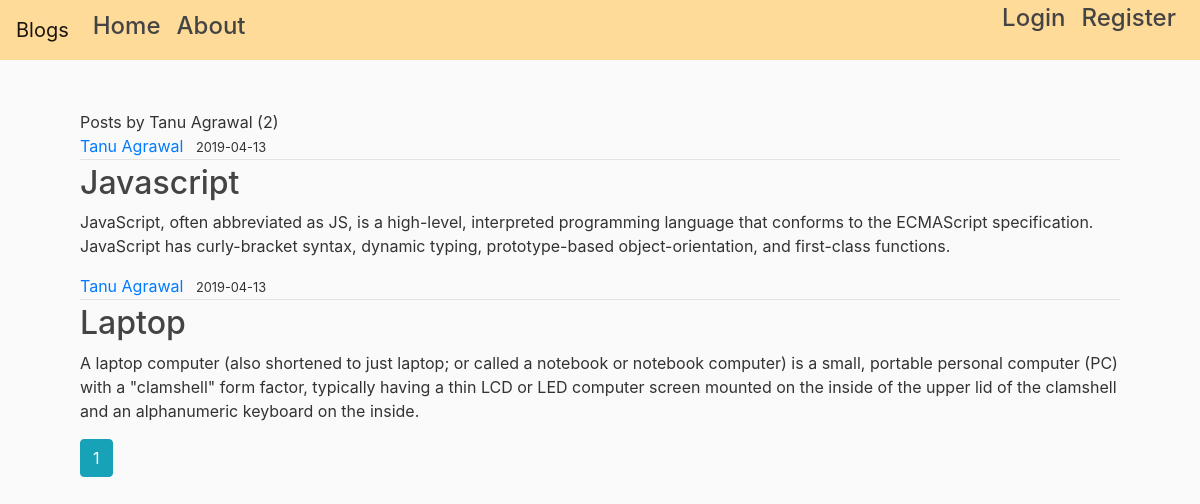
The app's page /user/Tanu Agrawal with its own data.
### blog/models.py (models this page shows, shortened)
class User(db.Model, UserMixin):
    id = db.Column(db.Integer, primary_key = True)
    username = db.Column(db.String(20),unique=True, nullable=False)
    email = db.Column(db.String(120),unique=True, nullable=False)
    image = db.Column(db.String(25), nullable=False, default = 'default.jpeg')
    password = db.Column(db.String(60), nullable=False)
    posts = db.relationship('Post', backref = 'author', lazy=True)

class Post(db.Model):
    id = db.Column(db.Integer, primary_key = True)
    title = db.Column(db.String(100),nullable = False)
    date_posted = db.Column(db.DateTime, nullable=False, default = datetime.utcnow)
    content = db.Column(db.Text, nullable = False)
    user_id = db.Column(db.Integer, db.ForeignKey('user.id'),nullable=False)

### blog/routes.py (the view)
@app.route("/user/<string:username>")
def user_posts(username):
    page= request.args.get('page', 1, type=int)
    user = User.query.filter_by(username=username).first_or_404()
    posts = Post.query.filter_by(author=user)\
        .order_by(Post.date_posted.desc())\
        .paginate(page=page, per_page=5)
    return render_template('user_posts.html', posts=posts, user=user)

### blog/templates/user_posts.html (shortened to what this page needs)
<!DOCTYPE html>
{% extends "base.html" %}
{% block container %}
<h1 class="mb-3">Posts by {{user.username}} ({{ posts.total }})</h1>
{% for post in posts.items %}
    <article class="media">
      <div class="media-body">
        <div class="article">
          <a class="mr-2" href="{{ url_for('user_posts', username=post.author.username) }}">{{ post.author.username }}</a>
          <small class="text">{{ post.date_posted.strftime('%Y-%m-%d') }}</small>
          </div>
          <h2><a class="article-title" href="{{ url_for('post',post_id=post.id) }}">{{ post.title }}</a></h2>
          <p class="content">{{ post.content}}</p>
      </div>
    </article>
    {% endfor %}
    {% for page_num in posts.iter_pages(left_edge=1,right_edge=1, left_current=1, right_current=2) %}
      {% if page_num %}
        {% if posts.page == page_num %}
        <a class="btn btn-info mb-4 "href="{{ url_for('user_posts',username= user.username, page=page_num) }}">{{ page_num }}</a>
        {% else %}
          <a class="btn btn-outline-info mb-4 "href="{{ url_for( 'user_posts',username= user.username, page=page_num) }}">{{ page_num }}</a>
        {% endif %}
      {% endif %}
    {% endfor %}
{% endblock %}

### blog/static/main.css (style rules this page uses)
body { background: #fafafa; color: #333333; margin-top: 0px; }
h1, h2, h3, h4, h5, h6 { color: #444444; }
.article-title { color: #444444; }
.content { white-space: pre-line; }
.article { padding-bottom: 1px; margin-bottom: 4px; border-bottom: 1px solid #e3e3e3 }

### records on screen
User: username "Tanu Agrawal"
Post: author.username "Tanu Agrawal", date_posted "2019-04-13", title "Javascript", content "JavaScript, often abbreviated as JS, is a high-level, interpreted programming language that conforms to the ECMAScript specification. JavaScript has curly-bracket syntax, dynamic typing, prototype-based object-orientation, and first-class functions."
Post: author.username "Tanu Agrawal", date_posted "2019-04-13", title "Laptop", content "A laptop computer (also shortened to just laptop; or called a notebook or notebook computer) is a small, portable personal computer (PC) with a \"clamshell\" form factor, typically having a thin LCD or LED computer screen mounted on the inside of the upper lid of the clamshell and an alphanumeric keyboard on the inside."

### other values on screen
{{ posts.total }} "2"
{{ page_num }} "1"
